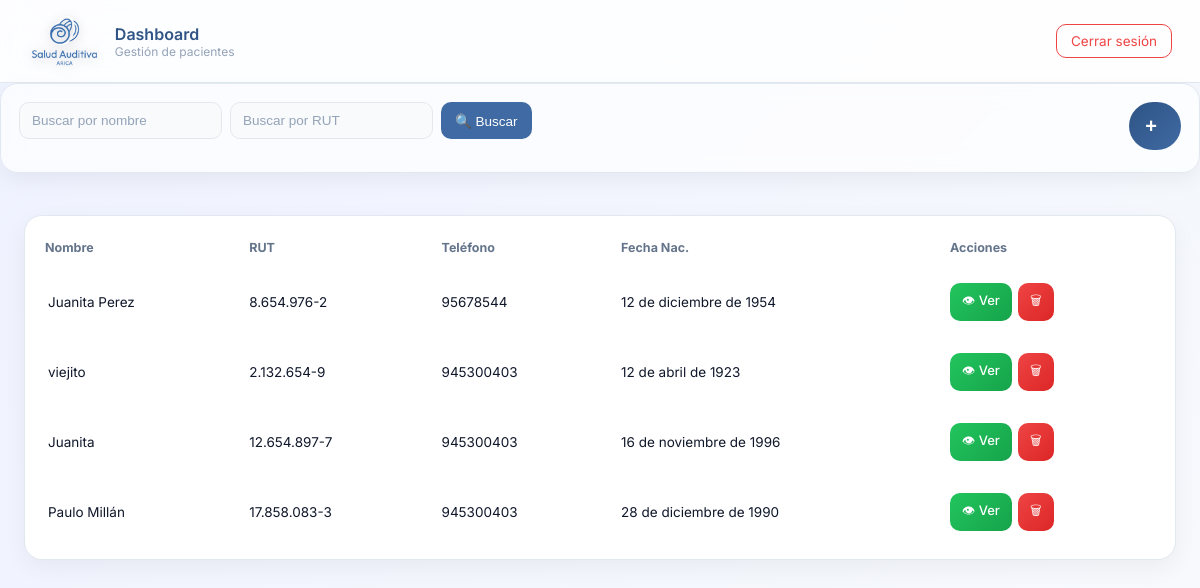
The page /dashboard/ (signed in) on the database its author committed.
### Login/models.py (models this page shows, shortened)
class Paciente(models.Model):
    PREVISION_CHOICES = [
        ('fonasa', 'Fonasa'),
        ('isapre', 'Isapre'),
        ('capredena', 'Capredena'),
        ('dipreca', 'Dipreca')
    ]
    nombre = models.CharField(max_length=150)
    rut = models.CharField(max_length=12, unique=True)
    telefono = models.CharField(max_length=15, blank=True, null=True)
    fecha_nacimiento = models.DateField()
    direccion = models.CharField(max_length=255, blank=True, null=True)
    email = models.EmailField(blank=True, null=True)
    prevision = models.CharField(
        max_length=20,
        choices=PREVISION_CHOICES,
        default='fonasa'
    )
    creado = models.DateTimeField(auto_now_add=True)

### Login/views.py (the view)
# urls.py: path('dashboard/', views.dashboard_view, name='dashboard'),
@login_required
def dashboard_view(request):
    nombre = request.GET.get('nombre')
    rut = request.GET.get('rut')
    pacientes = Paciente.objects.all().order_by('-creado')
    if nombre:
        pacientes = pacientes.filter(nombre__icontains=nombre)
    if rut:
        pacientes = pacientes.filter(rut__icontains=rut)
    return render(request, 'Login/dashboard.html', {
        'pacientes': pacientes
    })

### Login/templates/login/dashboard.html (shortened to what this page needs)
{% load static %}
<link rel="stylesheet" href="{% static 'Login/css/dashboard.css' %}">
<div class="header">
    <div class="header-left">
        <img src="{% static 'Login/img/logo-png.png' %}" alt="Logo" class="logo-header">
        <div class="header-text">
            <span class="title">Dashboard</span>
            <span class="subtitle">Gestión de pacientes</span>
        </div>
    </div>
    <div class="header-right">
        <a href="{% url 'logout' %}" class="btn-logout">Cerrar sesión</a>
    </div>
</div>
<div class="filters">
    <form method="GET" class="filters-form">
        <input type="text" name="nombre" placeholder="Buscar por nombre">
        <input type="text" name="rut" placeholder="Buscar por RUT">
        <button type="submit" class="btn-search">
            🔍 Buscar
        </button>
    </form>
    <button class="fab" onclick="abrirModal()">
        <span class="icon">+</span>
    </button>
</div>
<div class="container">
    <div class="card">
        <table>
            <thead>
                <tr>
                    <th>Nombre</th>
                    <th>RUT</th>
                    <th>Teléfono</th>
                    <th>Fecha Nac.</th>
                    <th>Acciones</th>
                </tr>
            </thead>
            <tbody>
                {% for p in pacientes %}
                <tr>
                    <td>{{ p.nombre }}</td>
                    <td>{{ p.rut }}</td>
                    <td>{{ p.telefono }}</td>
                    <td>{{ p.fecha_nacimiento }}</td>
                    <td class="acciones">
                        <a href="{% url 'ver_paciente' p.id %}" class="btn-view">👁 Ver</a>
                        <a href="#" class="btn-danger" onclick="abrirModalEliminar('{{ p.id }}')">🗑</a>
                    </td>
                </tr>
                {% endfor %}
            </tbody>
        </table>
    </div>
</div>

### Login/static/Login/css/dashboard.css (style rules this page uses)
* { box-sizing: border-box; }
.header { background: rgba(255,255,255,0.85); backdrop-filter: blur(12px); padding: 16px 28px; display: flex; justify-content: space-between; align-items: center; border-bottom: 1px solid #e2e8f0; }
.header-left { display: flex; align-items: center; gap: 14px; }
.header-text { display: flex; flex-direction: column; }
.header-text .title { font-size: 16px; font-weight: 600; color: #2f5485; }
.header-text .subtitle { font-size: 12px; color: #94a3b8; }
.btn-logout { background: transparent; color: #ef4444; padding: 8px 14px; border: 1px solid #ef4444; border-radius: 10px; text-decoration: none; font-size: 13.5px; transition: 0.25s; }
.container { padding: 24px; }
.filters { background: rgba(255,255,255,0.7); backdrop-filter: blur(10px); padding: 18px; border-radius: 18px; border: 1px solid #e2e8f0; margin-bottom: 18px; box-shadow: 0 8px 20px rgba(0,0,0,0.05); display: flex; justify-content: space-between; flex-wrap: wrap; gap: 12px; }
.filters-form { display: flex; gap: 8px; flex-wrap: wrap; }
.filters input, .modal-content input { padding: 10px 12px; border-radius: 10px; border: 1px solid #e5e7eb; outline: none; transition: 0.2s; font-size: 13.5px; background: #f8fafc; }
.filters input::placeholder, .modal-content input::placeholder { color: #94a3b8; }
button, .btn-new, .btn-search { font-size: 13.5px; padding: 10px 14px; border: none; cursor: pointer; }
.btn-search { background: #3f6aa3; color: white; border-radius: 10px; display: flex; align-items: center; gap: 6px; transition: all 0.2s ease; }
.card { background: white; border-radius: 18px; padding: 8px; box-shadow: 0 8px 25px rgba(0,0,0,0.05); overflow-x: auto; border: 1px solid #e2e8f0; }
table { width: 100%; border-collapse: separate; border-spacing: 0 8px; }
th { text-align: left; padding: 8px 12px; color: var(--gray); font-size: 12.5px; }
tbody tr { background: white; border-radius: 12px; transition: all 0.2s ease; }
tbody tr td:first-child { border-left: 3px solid transparent; }
td { padding: 12px; font-size: 13.5px; }
tbody tr { transition: 0.2s; }
.acciones { display: flex; gap: 6px; }
.btn-view, .btn-danger { display: inline-flex; align-items: center; justify-content: center; padding: 8px 12px; font-size: 13px; font-weight: 500; border-radius: 10px; text-decoration: none; transition: all 0.2s ease; }
.btn-view { background: linear-gradient(135deg, #22c55e, #16a34a); color: white; }
.btn-danger { background: linear-gradient(135deg, #ef4444, #dc2626); color: white; }
.fab { height: 48px; min-width: 48px; padding: 0 16px; border-radius: 50px; background: linear-gradient(135deg, #2f5485, #3f6aa3); color: white; display: flex; align-items: center; justify-content: center; gap: 8px; border: none; cursor: pointer; transition: all 0.25s ease; overflow: hidden; }
.fab .icon { font-size: 20px; font-weight: 600; display: flex; align-items: center; justify-content: center; }
.header { display: flex; justify-content: space-between; align-items: center; }
.header-left { display: flex; align-items: center; }
.header-right { display: flex; align-items: center; }
.logo-header { height: 50px; width: auto; filter: drop-shadow(0 2px 6px rgba(0,0,0,0.2)); }

### rows shown on the page
Paciente: nombre "Juanita Perez", rut "8.654.976-2", telefono "95678544", fecha_nacimiento "12 de diciembre de 1954"
Paciente: nombre "viejito", rut "2.132.654-9", telefono "945300403", fecha_nacimiento "12 de abril de 1923"
Paciente: nombre "Juanita", rut "12.654.897-7", telefono "945300403", fecha_nacimiento "16 de noviembre de 1996"
Paciente: nombre "Paulo Millán", rut "17.858.083-3", telefono "945300403", fecha_nacimiento "28 de diciembre de 1990"
